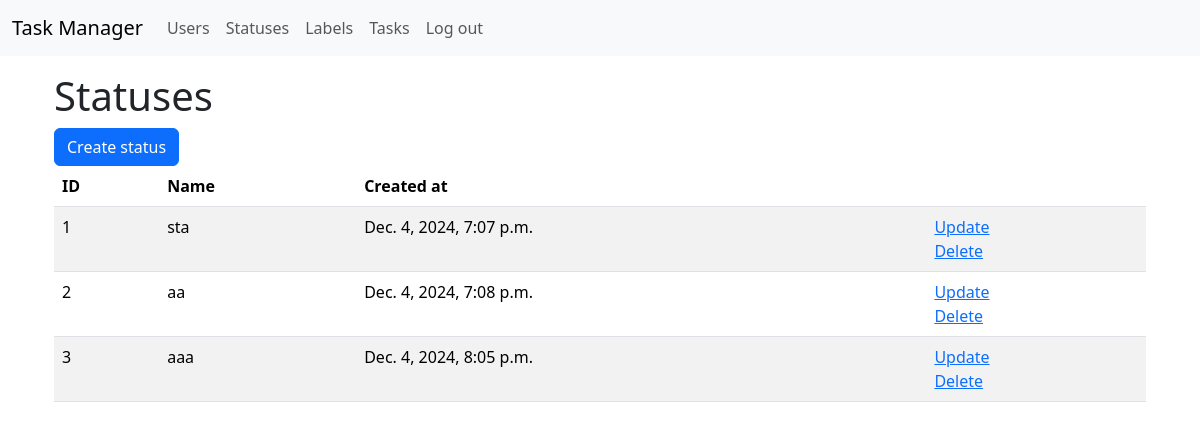
Screenshot of /statuses/ (signed in) with the database file from the repository.
### task_manager/status/models.py (models this page shows, shortened)
class Status(models.Model):
    name = models.CharField(max_length=150, blank=False, verbose_name=_("Name"))
    created_at = models.DateTimeField(default=timezone.now)

### task_manager/status/views.py (the view, shortened to what this page needs)
# urls.py: path('', views.StatusIndexView.as_view(), name='status_index'),
class StatusIndexView(LoginRequiredMixin, View):
    def get(self, request, *args, **kwargs):
        statuses = Status.objects.all()
        return render(request, 'status/index.html', context={
            'statuses': statuses
        })

### task_manager/templates/status/index.html (shortened to what this page needs)
{% extends 'base.html' %}
{% load i18n %}
{% block content %}
<div class="container wrapper flex-grow-1">
    <table class="table table-striped">
        <h1>{% translate "Statuses" %}</h1>
        <a class="btn btn-primary" href="{% url 'status_create' %}">{% translate "Create status" %}</a>
        <thead>
            <tr>
            <th scope="col">ID</th>
            <th scope="col">{% translate "Name" %}</th>
            <th scope="col">{% translate "Created at" %}</th>
            <th scope="col"></th>
            </tr>
        </thead>
        <tbody>
        {% for status in statuses %}
        <tr>
            <td>{{ status.id }}</th>
            <td>{{ status.name }}</td>
            <td>{{ status.created_at }}</td>
            <td>
                <a href="{% url 'status_update' id=status.id %}">{% translate "Update" %}</a>
                <br>
                <a href="{% url 'status_delete' id=status.id %}">{% translate "Delete" %}</a>
            </td>
        </tr>
        {% endfor %}
        </tbody>
    </table>
</div>
{% endblock %}

### rows the page displays
Status: id "1", name "sta", created_at "Dec. 4, 2024, 7:07 p.m."
Status: id "2", name "aa", created_at "Dec. 4, 2024, 7:08 p.m."
Status: id "3", name "aaa", created_at "Dec. 4, 2024, 8:05 p.m."
